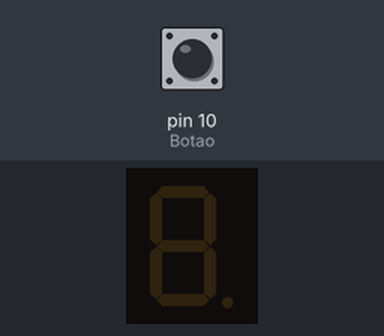
A sketch run on a simulated Arduino Uno, built with avr-gcc and run on an emulated ATmega328P. Shown: 1-digit seven-segment display. Wiring (inferred from the names in the program): 1-digit 7-segment display, segments lit when HIGH: segments pin 2, pin 3, pin 4, pin 5, pin 6, pin 7, pin 8, pin 9. Inputs (shaded band) come from the test bench; at power-on: pin 10 (Botao) HIGH. The segment pins are drawn as the display they are named for.

Above: at 1.2 s.
1.3 s: pin 10 (Botao) pulled LOW for 0.15 s
At 1.37 s:
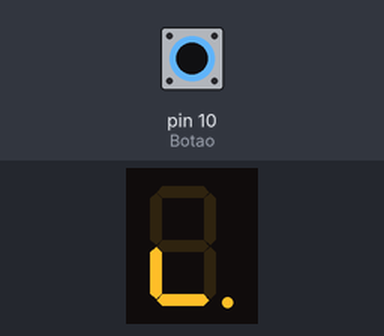
At 2.5 s:
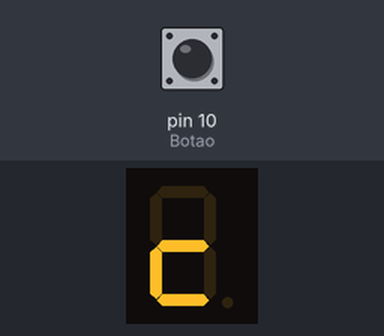
3.0 s: pin 10 (Botao) pulled LOW for 1 s
At 5.3 s:
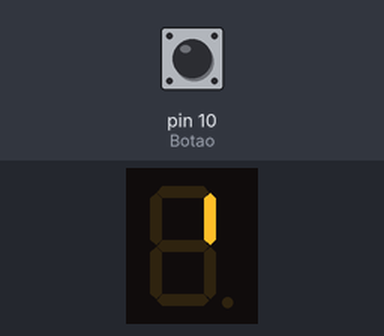
Timing chart, 0 to 6.8 s (numbered marks = the images above; inputs shaded):
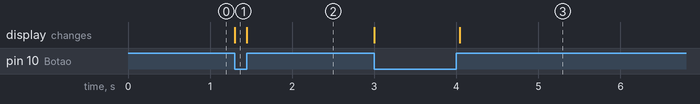

Measured:
- after the input at 1.3 s, the display: changes at once (image 1)
- after the input at 3.0 s, the display: first changes at once (image 3 shows a later state)

The sketch:

Dado_Com_Display_1_a_9.ino
```cpp
byte ledA = 2; // Declarando os Leds do Display
byte ledB = 3;
byte ledC = 4;
byte ledD = 5;
byte ledE = 6;
byte ledF = 7;
byte ledG = 8;
byte ledDP = 9;
int Botao = 10; // Declarando a porta do Botão
int EstadoBotao = 0; // Declarando a Variável de leitura do botão
int tempo = 0.001;
void setup(){
  pinMode (ledA, OUTPUT);  //Definindo os Leds e o Botão como Saíde e Entrada, respectivamente.
  pinMode (ledB, OUTPUT);
  pinMode (ledC, OUTPUT);
  pinMode (ledD, OUTPUT);
  pinMode (ledE, OUTPUT);
  pinMode (ledF, OUTPUT);
  pinMode (ledG, OUTPUT);
  pinMode (ledDP, OUTPUT);
  pinMode (Botao, INPUT);

}

void loop(){
  EstadoBotao = digitalRead(Botao); //Logística para chamar a função contagem, e fazer com que a contagem não seja interrompida no número 1.
  if (EstadoBotao == LOW){
  contagem();
  }
}

void contagem(){            // Função contagem.
  digitalWrite (ledA, 1); // Conta o valor 1
  digitalWrite (ledB, 0);
  digitalWrite (ledC, 0);
  digitalWrite (ledD, 1);
  digitalWrite (ledE, 1);
  digitalWrite (ledF, 1);
  digitalWrite (ledG, 1);
  digitalWrite (ledDP, 1);
  delay(tempo);
  EstadoBotao = digitalRead(Botao); // Lê o botão; Enquanto o botão estiver pressionado, o display imprimirá o valor 1. Quando ele for solto, a função retornará para o Loop.
  while (EstadoBotao == HIGH){      // A logistica repete-se nos comandos seguintes, alterando somente os números.
      digitalWrite (ledA, 1);
      digitalWrite (ledB, 0);
      digitalWrite (ledC, 0);
      digitalWrite (ledD, 1);
      digitalWrite (ledE, 1);
      digitalWrite (ledF, 1);
      digitalWrite (ledG, 1);
      digitalWrite (ledDP, 0);
      return;
  }
  EstadoBotao = digitalRead(Botao); //Lê o botão, conta 2.
  digitalWrite (ledA, 0);
  digitalWrite (ledB, 0);
  digitalWrite (ledC, 1);
  digitalWrite (ledD, 0);
  digitalWrite (ledE, 0);
  digitalWrite (ledF, 1);
  digitalWrite (ledG, 0);
  digitalWrite (ledDP, 1);
  delay(tempo);
  EstadoBotao = digitalRead(Botao);
  while (EstadoBotao == HIGH){
      digitalWrite (ledA, 0);
      digitalWrite (ledB, 0);
      digitalWrite (ledC, 1);
      digitalWrite (ledD, 0);
      digitalWrite (ledE, 0);
      digitalWrite (ledF, 1);
      digitalWrite (ledG, 0);
      digitalWrite (ledDP, 0);
      return;
  }
  EstadoBotao = digitalRead(Botao); //Lê o botão, conta 3.
  digitalWrite (ledA, 0);
  digitalWrite (ledB, 0);
  digitalWrite (ledC, 0);
  digitalWrite (ledD, 0);
  digitalWrite (ledE, 1);
  digitalWrite (ledF, 1);
  digitalWrite (ledG, 0);
  digitalWrite (ledDP, 1);
  delay(tempo);
  EstadoBotao = digitalRead(Botao);
  while (EstadoBotao == HIGH){
      digitalWrite (ledA, 0);
      digitalWrite (ledB, 0);
      digitalWrite (ledC, 0);
      digitalWrite (ledD, 0);
      digitalWrite (ledE, 1);
      digitalWrite (ledF, 1);
      digitalWrite (ledG, 0);
      digitalWrite (ledDP, 0);
      return;
  }
  EstadoBotao = digitalRead(Botao); //Lê o botão, conta 4.
  digitalWrite (ledA, 1);
  digitalWrite (ledB, 0);
  digitalWrite (ledC, 0);
  digitalWrite (ledD, 1);
  digitalWrite (ledE, 1);
  digitalWrite (ledF, 0);
  digitalWrite (ledG, 0);
  digitalWrite (ledDP, 1);
  delay(tempo);
  EstadoBotao = digitalRead(Botao);
  while (EstadoBotao == HIGH){
      digitalWrite (ledA, 1);
      digitalWrite (ledB, 0);
      digitalWrite (ledC, 0);
      digitalWrite (ledD, 1);
      digitalWrite (ledE, 1);
      digitalWrite (ledF, 0);
      digitalWrite (ledG, 0);
      digitalWrite (ledDP, 0);
      return;
}
EstadoBotao = digitalRead(Botao); //Lê o botão, conta 5
  digitalWrite (ledA, 0);
  digitalWrite (ledB, 1);
  digitalWrite (ledC, 0);
  digitalWrite (ledD, 0);
  digitalWrite (ledE, 1);
  digitalWrite (ledF, 0);
  digitalWrite (ledG, 0);
  digitalWrite (ledDP, 1);
  delay(tempo);
  EstadoBotao = digitalRead(Botao);
  while (EstadoBotao == HIGH){
      digitalWrite (ledA, 0);
      digitalWrite (ledB, 1);
      digitalWrite (ledC, 0);
      digitalWrite (ledD, 0);
      digitalWrite (ledE, 1);
      digitalWrite (ledF, 0);
      digitalWrite (ledG, 0);
      digitalWrite (ledDP, 0);
      return;
}
EstadoBotao = digitalRead(Botao); //Lê o botão, conta 6.
  digitalWrite (ledA, 0);
  digitalWrite (ledB, 1);
  digitalWrite (ledC, 0);
  digitalWrite (ledD, 0);
  digitalWrite (ledE, 0);
  digitalWrite (ledF, 0);
  digitalWrite (ledG, 0);
  digitalWrite (ledDP, 1);
  delay(tempo);
  EstadoBotao = digitalRead(Botao);
  while (EstadoBotao == HIGH){
      digitalWrite (ledA, 0);
      digitalWrite (ledB, 1);
      digitalWrite (ledC, 0);
      digitalWrite (ledD, 0);
      digitalWrite (ledE, 0);
      digitalWrite (ledF, 0);
      digitalWrite (ledG, 0);
      digitalWrite (ledDP, 0);
      return;
}
EstadoBotao = digitalRead(Botao); //Lê o botão, conta 7.
  digitalWrite (ledA, 0);
  digitalWrite (ledB, 0);
  digitalWrite (ledC, 0);
  digitalWrite (ledD, 1);
  digitalWrite (ledE, 1);
  digitalWrite (ledF, 0);
  digitalWrite (ledG, 1);
  digitalWrite (ledDP, 1);
  delay(tempo);
  EstadoBotao = digitalRead(Botao);
  while (EstadoBotao == HIGH){
      digitalWrite (ledA, 0);
      digitalWrite (ledB, 0);
      digitalWrite (ledC, 0);
      digitalWrite (ledD, 1);
      digitalWrite (ledE, 1);
      digitalWrite (ledF, 0);
      digitalWrite (ledG, 1);
      digitalWrite (ledDP, 0);
      return;
}
EstadoBotao = digitalRead(Botao); //Lê o botão, conta 8.
  digitalWrite (ledA, 0);
  digitalWrite (ledB, 0);
  digitalWrite (ledC, 0);
  digitalWrite (ledD, 0);
  digitalWrite (ledE, 0);
  digitalWrite (ledF, 0);
  digitalWrite (ledG, 0);
  digitalWrite (ledDP, 1);
  delay(tempo);
  EstadoBotao = digitalRead(Botao);
  while (EstadoBotao == HIGH){
      digitalWrite (ledA, 0);
      digitalWrite (ledB, 0);
      digitalWrite (ledC, 0);
      digitalWrite (ledD, 0);
      digitalWrite (ledE, 0);
      digitalWrite (ledF, 0);
      digitalWrite (ledG, 0);
      digitalWrite (ledDP, 0);
      return;
}
EstadoBotao = digitalRead(Botao); //Lê o botão, conta 9.
  digitalWrite (ledA, 0);
  digitalWrite (ledB, 0);
  digitalWrite (ledC, 0);
  digitalWrite (ledD, 1);
  digitalWrite (ledE, 1);
  digitalWrite (ledF, 0);
  digitalWrite (ledG, 0);
  digitalWrite (ledDP, 1);
  delay(tempo);
  EstadoBotao = digitalRead(Botao);
  while (EstadoBotao == HIGH){
      digitalWrite (ledA, 0);
      digitalWrite (ledB, 0);
      digitalWrite (ledC, 0);
      digitalWrite (ledD, 1);
      digitalWrite (ledE, 1);
      digitalWrite (ledF, 0);
      digitalWrite (ledG, 0);
      digitalWrite (ledDP, 0);
      return;
}

}
```
